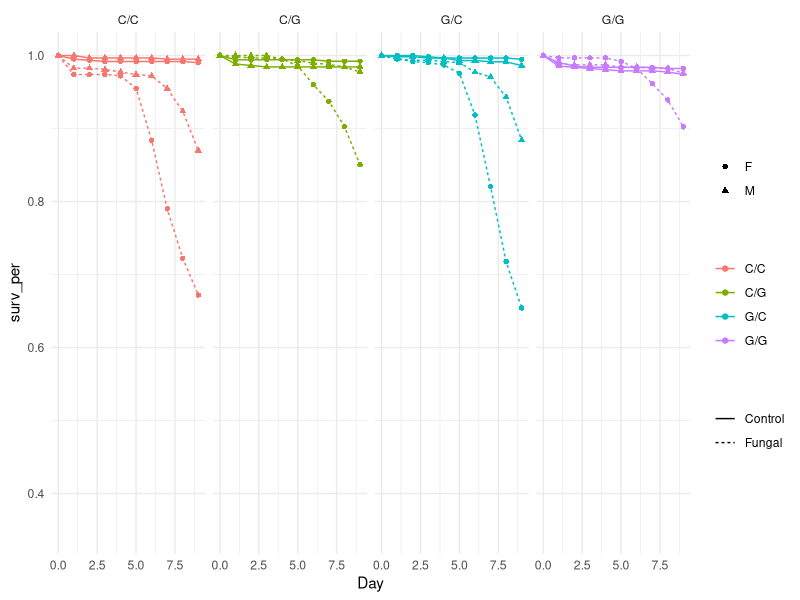
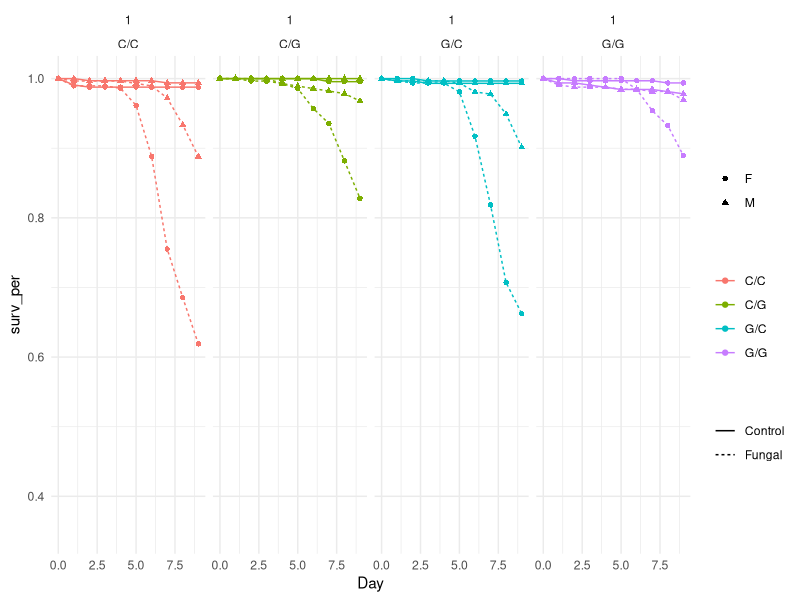
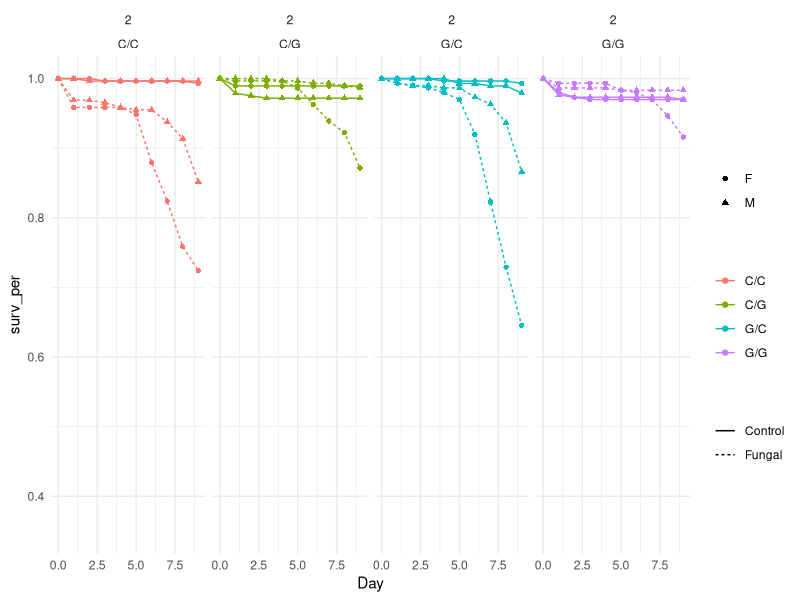

The R script that drew these images, in order: (Note: this script raises an error after producing the figures.)
## ---- chunk 1
knitr::opts_chunk$set(
	fig.align = "center",
	fig.pos = "H",
	message = FALSE,
	warning = FALSE,
	external = TRUE,
	echo = TRUE
)
## ---- chunk 2
library(magrittr)
library(tidyverse)
library(reshape2)
library(fastDummies)

library(ggsci)

library(survival)
library(survminer)

cut_off = 9

rep1 = readxl::read_excel("data/SSMI_DietSwitch.xlsx", sheet = 1) %>% na.omit()
rep2 = readxl::read_excel("data/SSMI_DietSwitch.xlsx", sheet = 2) %>% na.omit()
rep3 = readxl::read_excel("data/SSMI_DietSwitch.xlsx", sheet = 3) %>% na.omit()

df = bind_rows(rep1, rep2, rep3) %>% 
  mutate(Diet = gsub(" ", "", Diet, fixed = TRUE),
         Diet = recode(Diet,
                       "Cornmeal,C,C" = "C/C",
                       "Glucose,G,G" = "G/G",
                       "Cornmeal,G,G" = "C/G",
                       "Glucose,C,C" = "G/C")) %>% 
  filter(Diet %in% c("C/C","G/G","C/G","G/C"),
         Day<=cut_off)
# write.csv(df,"DIET 2 raw.csv")
## ---- chunk 3
View(df)
## ---- chunk 4
day_end = df %>% 
  group_by(Population,Diet,Treatment,Sex,Day) %>% 
  summarize(Death = sum(Death), Initial = sum(`Initial density`)) %>% 
  group_by(Population,Diet,Treatment,Sex) %>% 
  mutate(Deaths = cumsum(Death)) %>% 
  ungroup() %>% 
  mutate(surv_per = 1-Deaths/Initial) %>% 
  select(-c(Death,Initial,Deaths))

day_initial = day_end %>% select(-c(Day,surv_per)) %>% 
  unique() %>% 
  mutate(Day=0, surv_per = 1)

goal = bind_rows(day_initial,day_end) %>% 
  ggplot(aes(x=Day, y=surv_per, linetype=Treatment, color=Diet, shape=Sex)) + 
  geom_line() + 
  geom_point() + 
  ylim(0.35,1) +
  labs(linetype="", color="", shape="") +
  theme_minimal()

goal + facet_wrap(~Diet, ncol=4)
## ---- chunk 5
day_end = df %>% 
  group_by(Replicate,Population,Diet,Treatment,Sex,Day) %>% 
  summarize(Death = sum(Death), Initial = sum(`Initial density`)) %>% 
  group_by(Replicate,Population,Diet,Treatment,Sex) %>% 
  mutate(Deaths = cumsum(Death)) %>% 
  ungroup() %>% 
  mutate(surv_per = 1-Deaths/Initial) %>% 
  select(-c(Death,Initial,Deaths))

day_initial = day_end %>% select(-c(Day,surv_per)) %>% 
  unique() %>% 
  mutate(Day=0, surv_per = 1)

bind_rows(day_initial,day_end) %>% 
  filter(Replicate == 1) %>% 
  ggplot(aes(x=Day, y=surv_per, linetype=Treatment, color=Diet, shape=Sex)) + 
  geom_line() + 
  geom_point() + 
  facet_wrap(Replicate~Diet, ncol=4) +
  ylim(0.35,1) +
  labs(linetype="", color="", shape="") +
  theme_minimal()
## ---- chunk 6
bind_rows(day_initial,day_end) %>% 
  filter(Replicate == 2) %>% 
  ggplot(aes(x=Day, y=surv_per, linetype=Treatment, color=Diet, shape=Sex)) + 
  geom_line() + 
  geom_point() + 
  facet_wrap(Replicate~Diet, ncol=4) +
  ylim(0.35,1) +
  labs(linetype="", color="", shape="") +
  theme_minimal()
## ---- chunk 7
bind_rows(day_initial,day_end) %>% 
  filter(Replicate == 3) %>% 
  ggplot(aes(x=Day, y=surv_per, linetype=Treatment, color=Diet, shape=Sex)) + 
  geom_line() + 
  geom_point() + 
  facet_wrap(Replicate~Diet, ncol=4) +
  ylim(0.35,1) +
  labs(linetype="", color="", shape="") +
  theme_minimal()
## ---- chunk 8
n = nrow(df)

# duplicate dead 
dead = df[ rep(c(1:n), df$Death), ] %>% mutate(Death = 1) %>% select(-c(`Initial density`))

# count alive
alive = df %>% 
  group_by(Replicate,Population,Cage_Number,Diet,Treatment,Sex) %>%
  summarise(Deaths = sum(Death), Initial = max(`Initial density`)) %>% 
  ungroup() %>%
  mutate(Alive = Initial - Deaths)

# duplicate alive
n = nrow(alive)
alive = alive[ rep(c(1:n), alive$Alive), ] %>% mutate(Day = cut_off, Death = 0)
alive = alive[c(names(dead))]

# concatenate dead and alive
df = rbind(alive, dead) %>% 
  mutate_at(c("Replicate","Population","Cage_Number","Diet","Treatment","Sex"), function(x) as.factor(x))
## ---- chunk 9
test_replicate = function(diet_type){
  subset = df %>% filter(Diet == diet_type)
  fit = survfit(Surv(Day, Death) ~ Replicate, data = subset)
  # ggsurvplot(fit, surv.median.line = "hv", pval = TRUE)
  pairwise_survdiff(Surv(Day, Death == 1) ~ Replicate, p.adjust.method = "holm", data = subset)
}
## ---- chunk 10
test_replicate("C/C")
## ---- chunk 11
test_replicate("C/G")
## ---- chunk 12
test_replicate("G/C")
## ---- chunk 13
test_replicate("G/G")
## ---- chunk 14
goal
## ---- chunk 15
mod = coxph(Surv(Day, Death) ~ Treatment + Diet + Sex, data = df)
cox.zph(mod)
## ---- chunk 16
mod = coxph(Surv(Day, Death) ~ strata(Treatment) + Diet + Sex, data = df)
pred = survfit(mod)
plot(pred, lty = 1:2, col = c("red","blue"))
## ---- chunk 17
mod = coxph(Surv(Day, Death) ~ Treatment + strata(Diet) + Sex, data = df)
pred = survfit(mod)
plot(pred, lty = 1:2, col = c("red","green","blue","orange","black"))
## ---- chunk 18
mod = coxph(Surv(Day, Death) ~ Treatment + Diet + strata(Sex), data = df)
pred = survfit(mod)
plot(pred, lty = 1:2, col = c("red","blue"))
## ---- chunk 19
a1 = 3; a2 = 5; a3 = 8
split_time = c(a1,a2,a3)
df2 = survSplit(df, cut=split_time, end="Day", event="Death", start="Start") %>%
  mutate(Diet = gsub(",", "_", Diet)) %>%
  mutate(gt1 = (Start==0)+0, gt2 = (Start==a1)+0, gt3 = (Start==a2)+0, gt4 = (Start==a3)+0,
         Fungal = (Treatment=="Fungal")+0, Female = (Sex=="F")+0) %>% 
  dummy_cols("Diet")
  
# build time-dependent model
mod = coxph(Surv(Start, Day, Death) ~ 
              
              Fungal:gt1 + Fungal:gt2 + Fungal:gt3 + Fungal:gt4 +
              Female:gt1 + Female:gt2 + Female:gt3 + Female:gt4 + 
              
              `Diet_G/G`:gt1 + `Diet_G/G`:gt2 + `Diet_G/G`:gt3 + `Diet_G/G`:gt4 +
              `Diet_G/C`:gt1 + `Diet_G/C`:gt2 + `Diet_G/C`:gt3 + `Diet_G/C`:gt4 + 
              `Diet_C/G`:gt1 + `Diet_C/G`:gt2 + `Diet_C/G`:gt3 + `Diet_C/G`:gt4 +
              
              Fungal:Female:gt1 + Fungal:Female:gt2 + Fungal:Female:gt3 + Fungal:Female:gt4 +
              
              `Diet_G/G`:Fungal:gt1 + `Diet_G/G`:Fungal:gt2 + `Diet_G/G`:Fungal:gt3 + `Diet_G/G`:Fungal:gt4 +
              `Diet_G/C`:Fungal:gt1 + `Diet_G/C`:Fungal:gt2 + `Diet_G/C`:Fungal:gt3 + `Diet_G/C`:Fungal:gt4 +
              `Diet_C/G`:Fungal:gt1 + `Diet_C/G`:Fungal:gt2 + `Diet_C/G`:Fungal:gt3 + `Diet_C/G`:Fungal:gt4 +
            
              `Diet_G/G`:Female:Fungal:gt1 + `Diet_G/G`:Female:Fungal:gt2 + `Diet_G/G`:Female:Fungal:gt3 +
              `Diet_G/G`:Female:Fungal:gt4 +
              `Diet_G/C`:Female:Fungal:gt1 + `Diet_G/C`:Female:Fungal:gt2 + `Diet_G/C`:Female:Fungal:gt3 +
              `Diet_G/C`:Female:Fungal:gt4 +
              `Diet_C/G`:Female:Fungal:gt1 + `Diet_C/G`:Female:Fungal:gt2 + `Diet_C/G`:Female:Fungal:gt3 +
              `Diet_C/G`:Female:Fungal:gt4,
              df2)
extractAIC(mod)
## ---- chunk 20
get_interaction = function(data){
  data %>% 
    mutate(
      t1_fun=Fungal*gt1, t2_fun=Fungal*gt2, t3_fun=Fungal*gt3, t4_fun=Fungal*gt4,
      t1_fem=Female*gt1, t2_fem=Female*gt2, t3_fem=Female*gt3, t4_fem=Female*gt4,
 
      t1_gg=`Diet_G/G`*gt1, t2_gg=`Diet_G/G`*gt2, t3_gg=`Diet_G/G`*gt3, t4_gg=`Diet_G/G`*gt4,
      t1_gc=`Diet_G/C`*gt1, t2_gc=`Diet_G/C`*gt2, t3_gc=`Diet_G/C`*gt3, t4_gc=`Diet_G/C`*gt4, 
      t1_cg=`Diet_C/G`*gt1, t2_cg=`Diet_C/G`*gt2, t3_cg=`Diet_C/G`*gt3, t4_cg=`Diet_C/G`*gt4, 
      
      ff1=Fungal*Female*gt1, ff2=Fungal*Female*gt2, ff3=Fungal*Female*gt3, ff4=Fungal*Female*gt4, 
    
      f1_gg=Fungal*`Diet_G/G`*gt1, f2_gg=Fungal*`Diet_G/G`*gt2, 
      f3_gg=Fungal*`Diet_G/G`*gt3, f4_gg=Fungal*`Diet_G/G`*gt4,
      
      f1_gc=Fungal*`Diet_G/C`*gt1, f2_gc=Fungal*`Diet_G/C`*gt2, 
      f3_gc=Fungal*`Diet_G/C`*gt3, f4_gc=Fungal*`Diet_G/C`*gt4, 
      
      f1_cg=Fungal*`Diet_C/G`*gt1, f2_cg=Fungal*`Diet_C/G`*gt2, 
      f3_cg=Fungal*`Diet_C/G`*gt3, f4_cg=Fungal*`Diet_C/G`*gt4, 
    
      ff1_gc=Fungal*Female*`Diet_G/C`*gt1, ff2_gc=Fungal*Female*`Diet_G/C`*gt2, 
      ff3_gc=Fungal*Female*`Diet_G/C`*gt3, ff4_gc=Fungal*Female*`Diet_G/C`*gt4, 
      
      ff1_gg=Fungal*Female*`Diet_G/G`*gt1, ff2_gg=Fungal*Female*`Diet_G/G`*gt2, 
      ff3_gg=Fungal*Female*`Diet_G/G`*gt3, ff4_gg=Fungal*Female*`Diet_G/G`*gt4, 
      
      ff1_cg=Fungal*Female*`Diet_C/G`*gt1, ff2_cg=Fungal*Female*`Diet_C/G`*gt2, 
      ff3_cg=Fungal*Female*`Diet_C/G`*gt3, ff4_cg=Fungal*Female*`Diet_C/G`*gt4
  )
}

get_time_data = function(data){
  data = survSplit(data, cut=split_time, end="Day", event="Death", start="Start") %>% 
    mutate(Diet = gsub(",", "_", Diet),
           gt1=(Start==0)+0, gt2=(Start==a1)+0, gt3=(Start==a2)+0, gt4=(Start==a3)+0, 
           Fungal = (Treatment=="Fungal")+0, Female = (Sex=="F")+0) %>% 
    dummy_cols("Diet") %>% get_interaction()
  return(data)
}

category = ungroup(df) %>% select(Treatment,Sex,Diet) %>% unique() %>% set_rownames(NULL) %>%
   mutate(Diet = gsub(",", "_", Diet), Fungal = (Treatment=="Fungal")+0, Female = (Sex=="F")+0) %>% 
  dummy_cols("Diet")

time_intervals = data.frame(Start=c(0,a1,a2,a3), Day=c(a1,a2,a3,10), 
                            gt1=c(1,0,0,0), gt2=c(0,1,0,0), gt3=c(0,0,1,0), gt4=c(0,0,0,1),
                            Death=0)

pred_surv = function(data){
  mod = coxph(Surv(Start, Day, Death) ~ 
                t1_fun + t2_fun + t3_fun + t4_fun + 
                t1_fem + t2_fem + t3_fem + t4_fem +
                
                t1_gg + t2_gg + t3_gg + t4_gg +
                t1_gc + t2_gc + t3_gc + t4_gc + 
                t1_cg + t2_cg + t3_cg + t4_cg +
                
                ff1 + ff2 + ff3 + ff4 + 
                
                f1_gg + f2_gg + f3_gg + f4_gg +
                f1_gc + f2_gc + f3_gc + f4_gc + 
                f1_cg + f2_cg + f3_cg + f4_cg +
                
                ff1_gg + ff2_gg + ff3_gg + ff4_gg + 
                ff1_gc + ff2_gc + ff3_gc + ff4_gc + 
                ff1_cg + ff2_cg + ff3_cg + ff4_cg,
              data = get_time_data(data))
  
  surv = c()
  for (i in 1:nrow(category)){
    test = category[rep(i,nrow(time_intervals)),] %>%
      bind_cols(time_intervals) %>%
      get_interaction()
    time = summary(survfit(mod, newdata = test, individual = TRUE))$time
    insert = setdiff(1:cut_off, time)
    time = c(time, insert)
    est = c(1, summary(survfit(mod, newdata = test, individual = TRUE))$surv,
            rep(NA, length(insert)))
    surv_i = data.frame(category[i,], est, day = c(0,time)) %>% arrange(day)
    surv = rbind(surv, surv_i)
  }
  return(surv)
}

est = pred_surv(df) 
## ---- chunk 21
beta = coef(mod)
diff = c(0,0,0,1, # fungal
         0,0,0,0, # female
         
         0,0,0,0, # g_g
         0,0,0,0, # g_c
         0,0,0,1, # c_g

         0,0,0,1, # female fungal
         
         0,0,0,0, # g_g fungal
         0,0,0,0, # g_c fungal
         0,0,0,1, # c_g fungal
    
         0,0,0,0, # female g_g fungal
         0,0,0,0,  # female g_c fungal
         0,0,0,1  # female c_g fungal
         )

t_obs = (beta%*%diff) / sqrt(t(diff) %*% vcov(mod) %*% diff)
c(exp(beta%*%diff),
2*(1-pt(abs(t_obs), length(beta))))
## ---- chunk 22
get_interaction = function(data){
  data %>% 
    mutate(
      t1_fun=Fungal*gt1, t2_fun=Fungal*gt2, t3_fun=Fungal*gt3,
      t1_fem=Female*gt1, t2_fem=Female*gt2, t3_fem=Female*gt3,
 
      t1_gg=`Diet_G/G`*gt1, t2_gg=`Diet_G/G`*gt2, t3_gg=`Diet_G/G`*gt3,
      t1_gc=`Diet_G/C`*gt1, t2_gc=`Diet_G/C`*gt2, t3_gc=`Diet_G/C`*gt3, 
      t1_cg=`Diet_C/G`*gt1, t2_cg=`Diet_C/G`*gt2, t3_cg=`Diet_C/G`*gt3, 
      
      ff1=Fungal*Female*gt1, ff2=Fungal*Female*gt2, ff3=Fungal*Female*gt3, 
    
      f1_gg=Fungal*`Diet_G/G`*gt1, f2_gg=Fungal*`Diet_G/G`*gt2, f3_gg=Fungal*`Diet_G/G`*gt3,
      f1_gc=Fungal*`Diet_G/C`*gt1, f2_gc=Fungal*`Diet_G/C`*gt2, f3_gc=Fungal*`Diet_G/C`*gt3, 
      f1_cg=Fungal*`Diet_C/G`*gt1, f2_cg=Fungal*`Diet_C/G`*gt2, f3_cg=Fungal*`Diet_C/G`*gt3, 
    
      ff1_gc=Fungal*Female*`Diet_G/C`*gt1, ff2_gc=Fungal*Female*`Diet_G/C`*gt2, ff3_gc=Fungal*Female*`Diet_G/C`*gt3, 
      ff1_cg=Fungal*Female*`Diet_C/G`*gt1, ff2_cg=Fungal*Female*`Diet_C/G`*gt2, ff3_cg=Fungal*Female*`Diet_C/G`*gt3, 
  )
}

get_time_data = function(data){
  data = survSplit(data, cut=split_time, end="Day", event="Death", start="Start") %>% 
    mutate(Diet = gsub(",", "_", Diet),
           gt1=(Start==0)+0, gt2=(Start==a1)+0, gt3=(Start==a2)+0, 
           Fungal = (Treatment=="Fungal")+0, Female = (Sex=="F")+0) %>% 
    dummy_cols("Diet") %>% get_interaction()
  return(data)
}

category = ungroup(df) %>% select(Treatment,Sex,Diet) %>% unique() %>% set_rownames(NULL) %>%
   mutate(Diet = gsub(",", "_", Diet), Fungal = (Treatment=="Fungal")+0, Female = (Sex=="F")+0) %>% 
  dummy_cols("Diet")

time_intervals = data.frame(Start=c(0,a1,a2), Day=c(a1,a2,12), 
                            gt1=c(1,0,0), gt2=c(0,1,0), gt3=c(0,0,1),
                            Death=0)

pred_surv = function(data){
  mod = coxph(Surv(Start, Day, Death) ~ 
                t1_fun + t2_fun + t3_fun + 
                t1_fem + t2_fem + t3_fem +
                
                t1_gg + t2_gg + t3_gg +
                t1_gc + t2_gc + t3_gc + 
                t1_cg + t2_cg + t3_cg +
                
                ff1 + ff2 + ff3 + 
                
                f1_gg + f2_gg + f3_gg +
                f1_gc + f2_gc + f3_gc + 
                f1_cg + f2_cg + f3_cg +
                
                ff1_gc + ff2_gc + ff3_gc + 
                ff1_cg + ff2_cg + ff3_cg,
              data = get_time_data(data))
  
  surv = c()
  for (i in 1:nrow(category)){
    test = category[rep(i,nrow(time_intervals)),] %>%
      bind_cols(time_intervals) %>%
      get_interaction()
    time = summary(survfit(mod, newdata = test, individual = TRUE))$time
    insert = setdiff(1:12, time)
    time = c(time, insert)
    est = c(1, summary(survfit(mod, newdata = test, individual = TRUE))$surv,
            rep(NA, length(insert)))
    surv_i = data.frame(category[i,], est, day = c(0,time)) %>% arrange(day)
    surv = rbind(surv, surv_i)
  }
  return(surv)
}

est = pred_surv(df) 
## ---- chunk 23
B = 200
bound = 0.95

# function to extract bounds
ci_calculator = function(data){
  ci = data.frame(lower = as.numeric(), upper = as.numeric())
  for (i in 1:(max(data$Day)+1)) {
    ci[i,1] = quantile(data$est[data$Day == (i-1)], (1-bound)/2, na.rm = TRUE)
    ci[i,2] = quantile(data$est[data$Day == (i-1)], (1+bound)/2, na.rm = TRUE)
  }
  return(ci)
}

dff = df %>% mutate(Diet = gsub(",", "_", Diet), Fungal = (Treatment=="Fungal")+0, Female = (Sex=="F")+0) %>% 
  dummy_cols("Diet")

# repeat B times
dummy = c()
for (i in 1:B){
  dummy_i = c()
  for (j in 1:nrow(category)){
    dummy_ij = merge(dff, category[j,])
    a = nrow(dummy_ij)
    rows_to_take = sample(a, a, replace = TRUE)
    dummy_i = rbind(dummy_i, dummy_ij[rows_to_take,])
    }
  dummy_i = pred_surv(dummy_i)
  dummy = bind_rows(dummy, dummy_i)
}

# get confidence intervals
survs = c()
for (i in 1:nrow(category)){
  ci = merge(dummy, category[i,]) %>% mutate(Day=day) %>% ci_calculator()
  surv = merge(est, category[i,]) %>% arrange(day)
  surv = cbind(surv, ci)
  survs = rbind(survs, surv)
}

# recode labels
df_plot = survs %>% 
  mutate(Treatment = ifelse(Fungal==1, "Fungal","Control"), 
         Sex = ifelse(Female==1, "Female","Male"))
# write.csv(df_plot, "DIET 2 bootstrap.csv")
## ---- chunk 24
goal + labs(y="Survival Percent") + 
  facet_wrap(~Sex)
## ---- chunk 25
df_plot %>% 
  na.omit() %>% 
  ggplot(aes(x=day, y=est, ymin=lower, ymax=upper, linetype=Treatment, color=Diet, shape=Sex)) +
  geom_line() + 
  geom_point() +
  geom_errorbar(width=0.3, alpha=0.7) +
  ylim(0.35,1) +
  scale_linetype_manual(values = c("Control"="dashed","Fungal"="solid")) +
  labs(linetype="", color="", shape="", y="Survival Probabilities") +
  theme_minimal() + 
  facet_wrap(~Sex)
